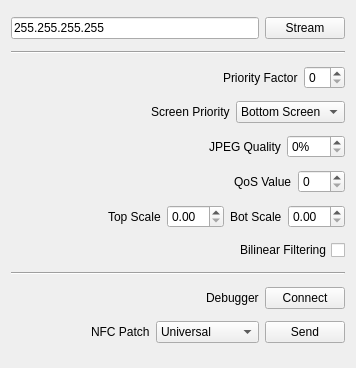
<?xml version="1.0" encoding="UTF-8"?>
<ui version="4.0">
 <class>MainWindow</class>
 <widget class="QMainWindow" name="MainWindow">
  <property name="geometry">
   <rect>
    <x>0</x>
    <y>0</y>
    <width>356</width>
    <height>368</height>
   </rect>
  </property>
  <property name="windowTitle">
   <string>cuteNTR</string>
  </property>
  <widget class="QWidget" name="centralWidget">
   <layout class="QVBoxLayout" name="verticalLayout">
    <item>
     <layout class="QHBoxLayout" name="horizontalLayout_2">
      <item>
       <widget class="QLineEdit" name="dsIP">
        <property name="text">
         <string>255.255.255.255</string>
        </property>
       </widget>
      </item>
      <item>
       <widget class="QPushButton" name="streamButton">
        <property name="text">
         <string>Stream</string>
        </property>
       </widget>
      </item>
     </layout>
    </item>
    <item>
     <widget class="Line" name="line_1">
      <property name="orientation">
       <enum>Qt::Horizontal</enum>
      </property>
     </widget>
    </item>
    <item>
     <layout class="QHBoxLayout" name="horizontalLayout_3">
      <item>
       <spacer name="horizontalSpacer_2">
        <property name="orientation">
         <enum>Qt::Horizontal</enum>
        </property>
        <property name="sizeHint" stdset="0">
         <size>
          <width>40</width>
          <height>20</height>
         </size>
        </property>
       </spacer>
      </item>
      <item>
       <widget class="QLabel" name="l_priFact">
        <property name="text">
         <string>Priority Factor</string>
        </property>
       </widget>
      </item>
      <item>
       <widget class="QSpinBox" name="priFact">
        <property name="suffix">
         <string/>
        </property>
        <property name="maximum">
         <number>30</number>
        </property>
       </widget>
      </item>
     </layout>
    </item>
    <item>
     <layout class="QHBoxLayout" name="horizontalLayout_4">
      <item>
       <spacer name="horizontalSpacer">
        <property name="orientation">
         <enum>Qt::Horizontal</enum>
        </property>
        <property name="sizeHint" stdset="0">
         <size>
          <width>40</width>
          <height>20</height>
         </size>
        </property>
       </spacer>
      </item>
      <item>
       <widget class="QLabel" name="l_priMode">
        <property name="text">
         <string>Screen Priority</string>
        </property>
       </widget>
      </item>
      <item>
       <widget class="QComboBox" name="priMode">
        <item>
         <property name="text">
          <string>Bottom Screen</string>
         </property>
        </item>
        <item>
         <property name="text">
          <string>Top Screen</string>
         </property>
        </item>
       </widget>
      </item>
     </layout>
    </item>
    <item>
     <layout class="QHBoxLayout" name="horizontalLayout_5">
      <item>
       <spacer name="horizontalSpacer_4">
        <property name="orientation">
         <enum>Qt::Horizontal</enum>
        </property>
        <property name="sizeHint" stdset="0">
         <size>
          <width>40</width>
          <height>20</height>
         </size>
        </property>
       </spacer>
      </item>
      <item>
       <widget class="QLabel" name="l_jpeg">
        <property name="text">
         <string>JPEG Quality</string>
        </property>
       </widget>
      </item>
      <item>
       <widget class="QSpinBox" name="jpegQuality">
        <property name="suffix">
         <string>%</string>
        </property>
        <property name="maximum">
         <number>100</number>
        </property>
       </widget>
      </item>
     </layout>
    </item>
    <item>
     <layout class="QHBoxLayout" name="horizontalLayout_6">
      <item>
       <spacer name="horizontalSpacer_5">
        <property name="orientation">
         <enum>Qt::Horizontal</enum>
        </property>
        <property name="sizeHint" stdset="0">
         <size>
          <width>40</width>
          <height>20</height>
         </size>
        </property>
       </spacer>
      </item>
      <item>
       <widget class="QLabel" name="l_qos">
        <property name="text">
         <string>QoS Value</string>
        </property>
       </widget>
      </item>
      <item>
       <widget class="QSpinBox" name="qosValue">
        <property name="maximum">
         <number>105</number>
        </property>
       </widget>
      </item>
     </layout>
    </item>
    <item>
     <layout class="QHBoxLayout" name="horizontalLayout_7">
      <item>
       <spacer name="horizontalSpacer_6">
        <property name="orientation">
         <enum>Qt::Horizontal</enum>
        </property>
        <property name="sizeHint" stdset="0">
         <size>
          <width>40</width>
          <height>20</height>
         </size>
        </property>
       </spacer>
      </item>
      <item>
       <widget class="QLabel" name="l_tScale">
        <property name="text">
         <string>Top Scale</string>
        </property>
       </widget>
      </item>
      <item>
       <widget class="QDoubleSpinBox" name="tScale">
        <property name="singleStep">
         <double>0.100000000000000</double>
        </property>
       </widget>
      </item>
      <item>
       <widget class="QLabel" name="l_bScale">
        <property name="text">
         <string>Bot Scale</string>
        </property>
       </widget>
      </item>
      <item>
       <widget class="QDoubleSpinBox" name="bScale">
        <property name="singleStep">
         <double>0.100000000000000</double>
        </property>
       </widget>
      </item>
     </layout>
    </item>
    <item>
     <layout class="QHBoxLayout" name="horizontalLayout_8">
      <item>
       <spacer name="horizontalSpacer_7">
        <property name="orientation">
         <enum>Qt::Horizontal</enum>
        </property>
        <property name="sizeHint" stdset="0">
         <size>
          <width>40</width>
          <height>20</height>
         </size>
        </property>
       </spacer>
      </item>
      <item>
       <widget class="QCheckBox" name="smooth">
        <property name="layoutDirection">
         <enum>Qt::RightToLeft</enum>
        </property>
        <property name="text">
         <string>Bilinear Filtering</string>
        </property>
       </widget>
      </item>
     </layout>
    </item>
    <item>
     <widget class="Line" name="line_2">
      <property name="orientation">
       <enum>Qt::Horizontal</enum>
      </property>
     </widget>
    </item>
    <item>
     <layout class="QHBoxLayout" name="horizontalLayout_9">
      <item>
       <spacer name="horizontalSpacer_8">
        <property name="orientation">
         <enum>Qt::Horizontal</enum>
        </property>
        <property name="sizeHint" stdset="0">
         <size>
          <width>40</width>
          <height>20</height>
         </size>
        </property>
       </spacer>
      </item>
      <item>
       <widget class="QLabel" name="label">
        <property name="text">
         <string>Debugger</string>
        </property>
       </widget>
      </item>
      <item>
       <widget class="QPushButton" name="connectButton">
        <property name="text">
         <string>Connect</string>
        </property>
       </widget>
      </item>
     </layout>
    </item>
    <item>
     <layout class="QHBoxLayout" name="horizontalLayout">
      <item>
       <spacer name="horizontalSpacer_3">
        <property name="orientation">
         <enum>Qt::Horizontal</enum>
        </property>
        <property name="sizeHint" stdset="0">
         <size>
          <width>40</width>
          <height>20</height>
         </size>
        </property>
       </spacer>
      </item>
      <item>
       <widget class="QLabel" name="l_nfc">
        <property name="text">
         <string>NFC Patch</string>
        </property>
       </widget>
      </item>
      <item>
       <widget class="QComboBox" name="nfcPatchType">
        <item>
         <property name="text">
          <string>Universal</string>
         </property>
        </item>
        <item>
         <property name="text">
          <string>Pokemon SM</string>
         </property>
        </item>
       </widget>
      </item>
      <item>
       <widget class="QPushButton" name="sendNfcPatch">
        <property name="text">
         <string>Send</string>
        </property>
       </widget>
      </item>
     </layout>
    </item>
   </layout>
  </widget>
 </widget>
 <layoutdefault spacing="6" margin="11"/>
 <resources/>
 <connections/>
</ui>
